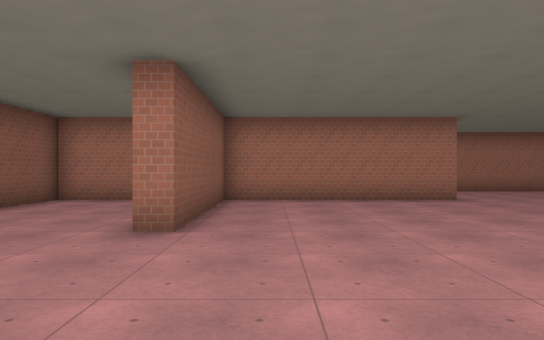
view 1 (above)

24 first-person views from a walk through a Godot game level. The camera is 1.5 m above the floor, looks level and sees 70° across. The floor is counted in squares, 2 m on a side. Each view is taken from the middle of a square. On the plan, view 1 faces up. The plan holds only what a view shows up to about 12 squares ahead; the rest is blank. The place goes on beyond the plan. Characters and animated objects are left out. Surface patterns are stand-ins for the level's own textures.

view 2
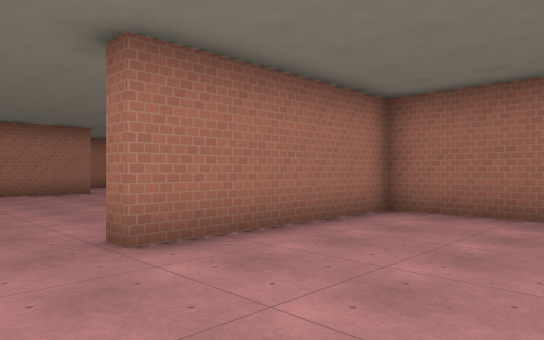

view 3
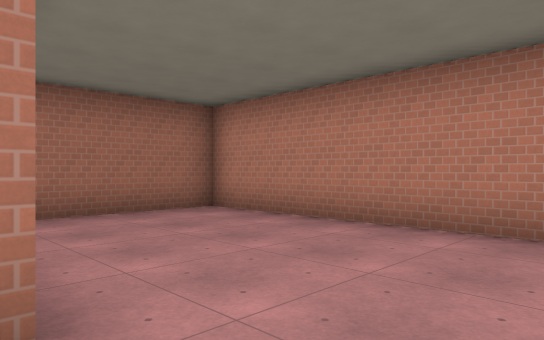

view 4
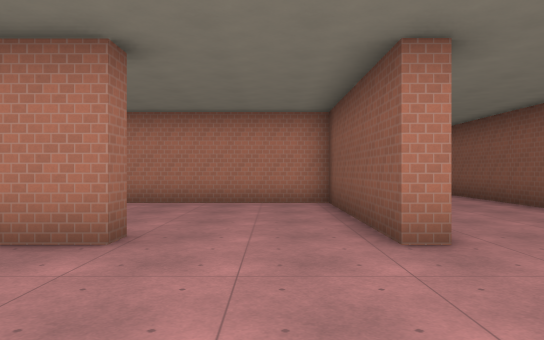

view 5
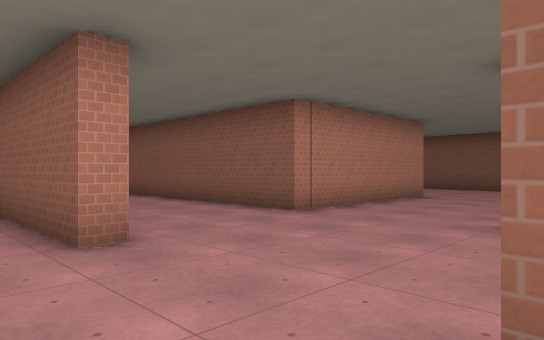

view 6
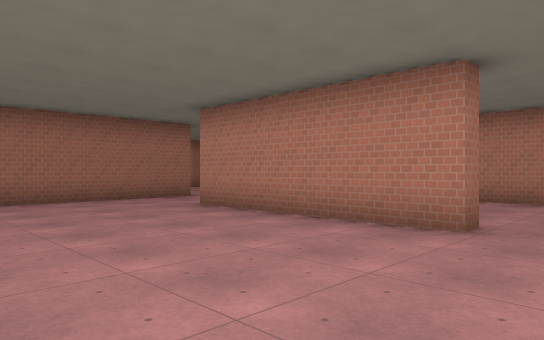

view 7
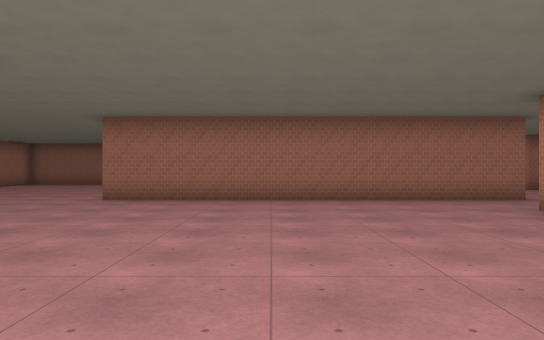

view 8
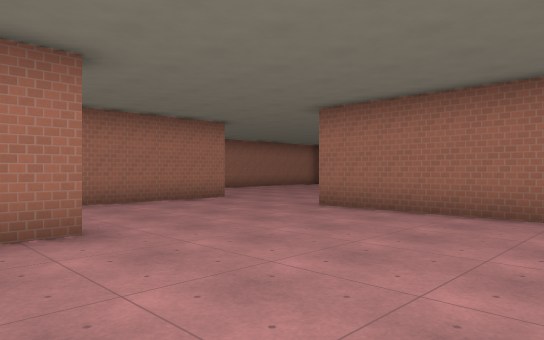

view 9
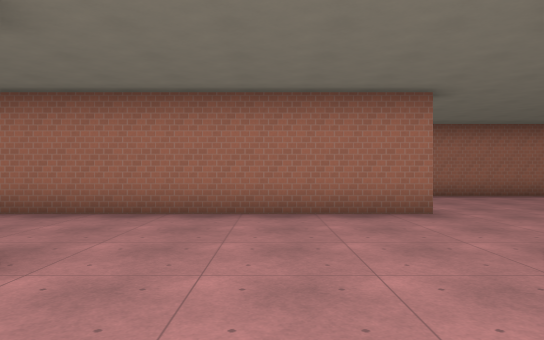

view 10
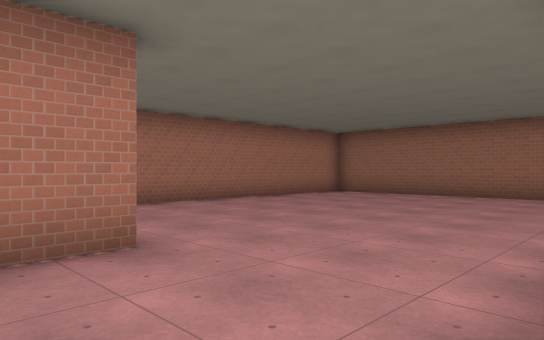

view 11
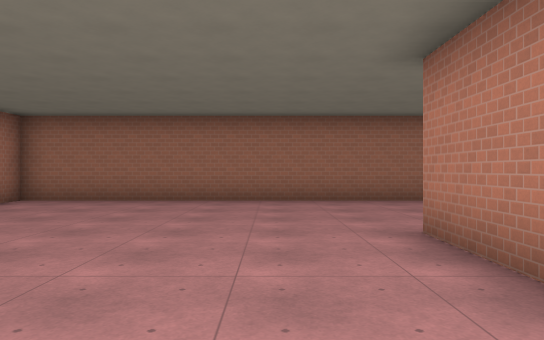

view 12
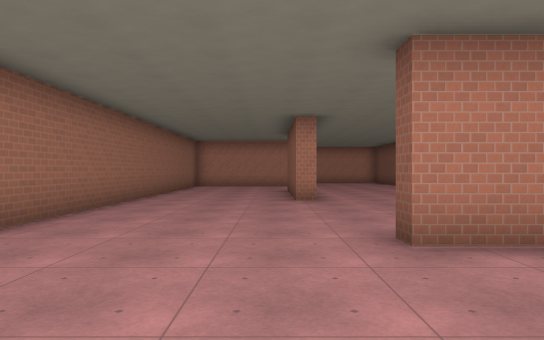

view 13
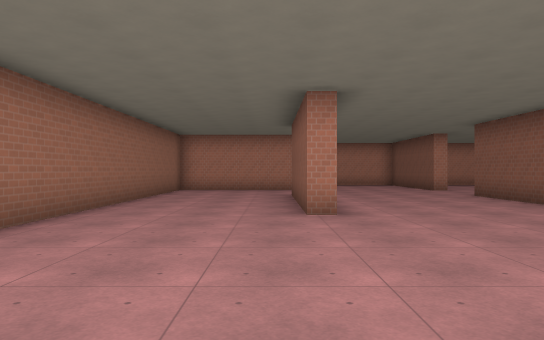

view 14
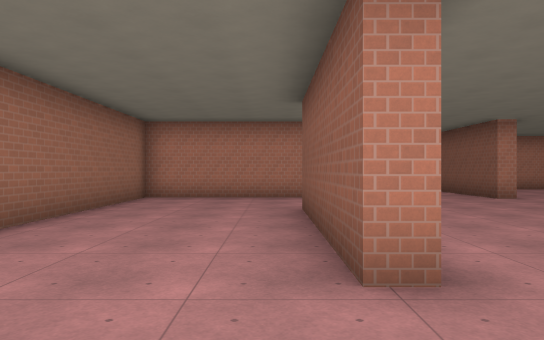

view 15
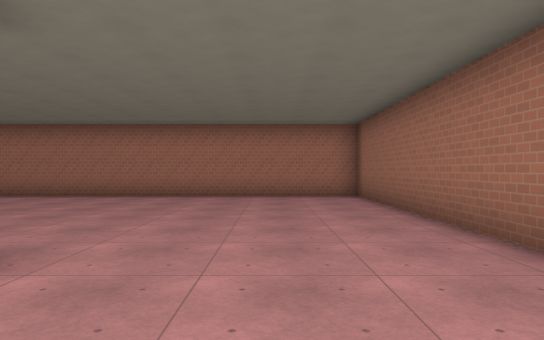

view 16
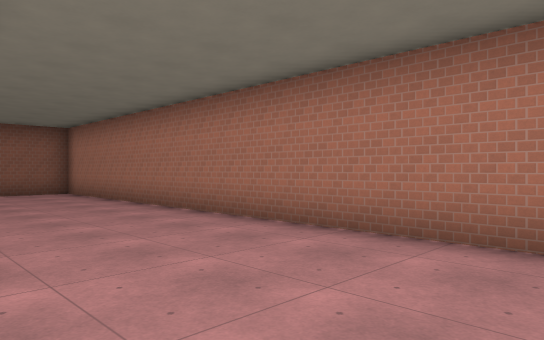

view 17
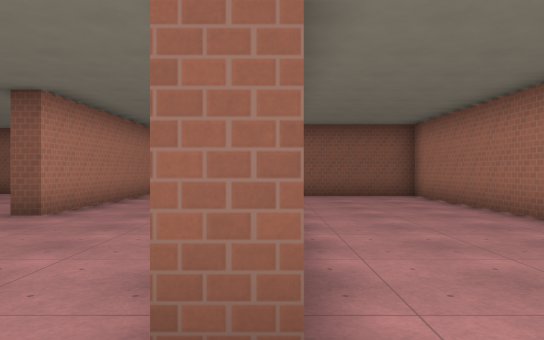

view 18
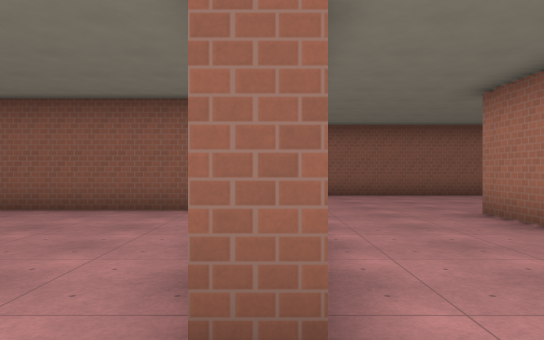

view 19
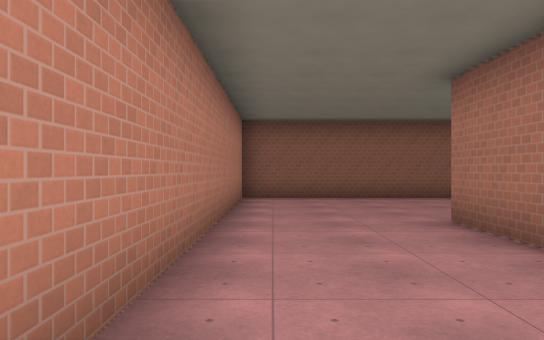

view 20
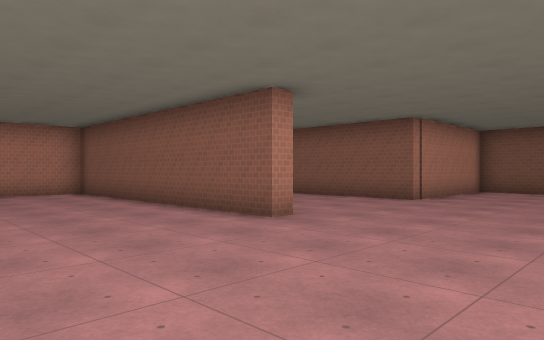

view 21
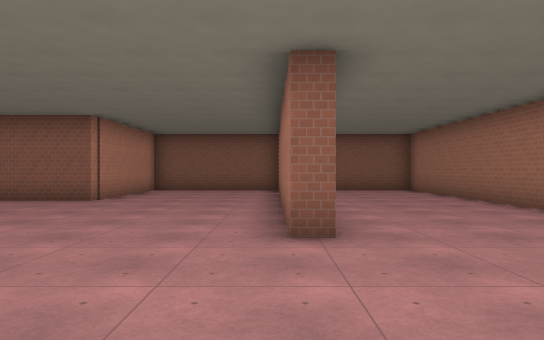

view 22
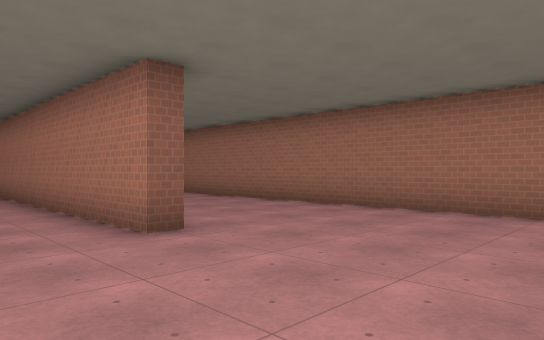

view 23
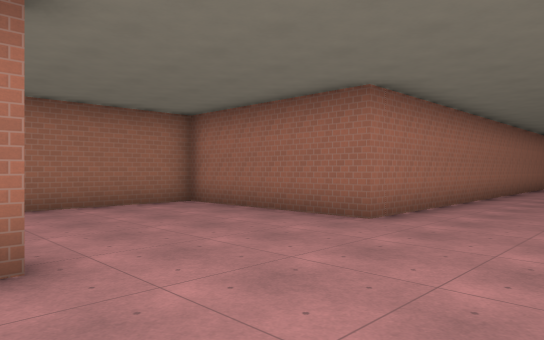

view 24
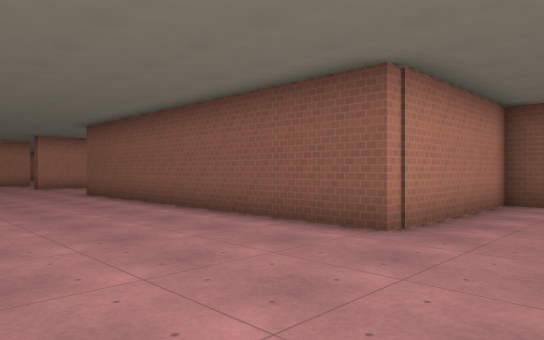

### Floor plan
Points are (right, up) in squares from view 1. A wall is a line through its corners. A room is listed if a view was taken in it or the views show most of it. See-through windows are left out.
Room 1 (views 1, 2, 3)
walls: (-1.2, 1.1) (-1.2, -3.9) (6.6, -3.9) (6.6, 0.6) (1.6, 0.6) (1.6, 1.1)
ways out: opening at (0.5, 1) to room 2
Room 2 (views 4, 5, 6, 7, 8, 9, 10, 11, 12, 13, 14, 15, 16, 17, 18, 19, 20, 21, 22, 23, 24)
walls: (-3.4, 9.7) (-5.4, 9.7) (-5.4, 7.6); (9.7, 14.1) (9.7, 13.6) (-0.8, 13.6); (-5.9, 18.7) (-5.4, 18.7) (-5.4, 10.2) (4.6, 10.2) (4.6, 9.7) (-1.2, 9.7) (-1.2, 4.7) (-1.8, 4.7); (12.5, 10.2) (14.6, 10.2) (14.6, 9.6); (1.6, 1.1) (7.1, 1.1); (-1.9, 1.1) (-1.2, 1.1); (10.1, 2.6) (10.1, -0.3); (7.8, 23.2) (-0.7, 23.2) (-0.7, 28.1) (-13, 28.1); (-5.4, 23.7) (-5.4, 23.2) (-13.8, 23.2); (9.6, -0.4) (9.6, 10.2); (14.9, 4.5) (15.4, 4.5) (15.4, -0.4); (9.6, -3.1) (10.1, -3.1) (10.1, -4.5); (-10.9, 0.2) (-5.4, 0.2) (-5.4, -4.5); (-15.2, 19.1) (-15.2, 18.7) (-10.4, 18.7) (-10.4, 8.8); (15.1, -3.6) (19.5, -3.6) (19.5, 18.1) (-0.2, 18.1) (-0.2, 14.9)
ways out: opening at (0.5, 1) to room 1

Positions as (right, up) in squares from view 1, and headings:
1: (0, 0), facing up
2: (0, -3), facing up-right
3: (0, 1), facing down-right
4: (0, 5), facing down
5: (0, 5), facing down-left
6: (0, 6), facing down-right
7: (0, 6), facing right
8: (3, 5), facing up-right
9: (7, 7), facing up
10: (8, 10), facing up-right
11: (10, 12), facing right
12: (16, 14), facing down
13: (16, 11), facing down
14: (16, 7), facing down
15: (17, 7), facing up
16: (13, 14), facing up-left
17: (11, 14), facing left
18: (6, 10), facing left
19: (5, 11), facing left
20: (-1, 23), facing down-left
21: (-1, 23), facing left
22: (-1, 21), facing up-left
23: (-6, 20), facing up-right
24: (-6, 21), facing down-left
